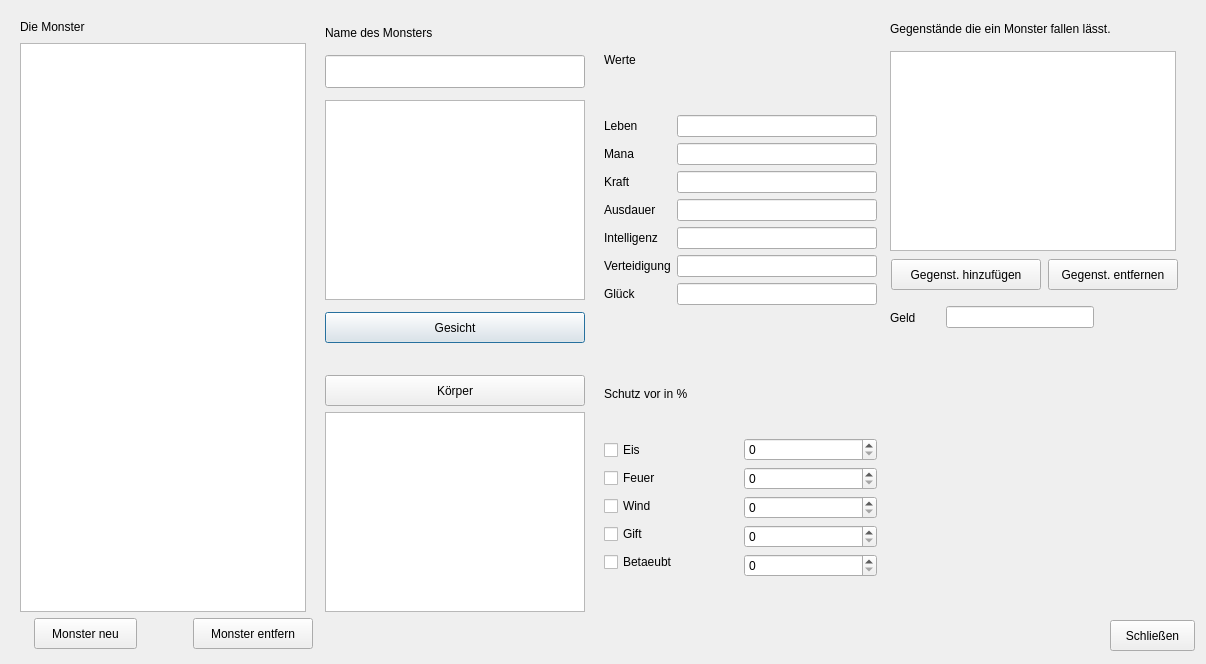
<?xml version="1.0" encoding="UTF-8"?>
<ui version="4.0">
 <class>Monster_Editor</class>
 <widget class="QDialog" name="Monster_Editor">
  <property name="geometry">
   <rect>
    <x>0</x>
    <y>0</y>
    <width>1206</width>
    <height>664</height>
   </rect>
  </property>
  <property name="windowTitle">
   <string>Dialog</string>
  </property>
  <widget class="QWidget" name="layoutWidget">
   <property name="geometry">
    <rect>
     <x>20</x>
     <y>10</y>
     <width>857</width>
     <height>639</height>
    </rect>
   </property>
   <layout class="QGridLayout" name="gridLayout">
    <item row="0" column="0">
     <layout class="QHBoxLayout" name="horizontalLayout_9">
      <item>
       <layout class="QHBoxLayout" name="horizontalLayout_3">
        <item>
         <layout class="QVBoxLayout" name="verticalLayout_3">
          <property name="spacing">
           <number>0</number>
          </property>
          <item>
           <widget class="QLabel" name="label">
            <property name="minimumSize">
             <size>
              <width>286</width>
              <height>33</height>
             </size>
            </property>
            <property name="maximumSize">
             <size>
              <width>286</width>
              <height>33</height>
             </size>
            </property>
            <property name="text">
             <string>Die Monster</string>
            </property>
           </widget>
          </item>
          <item>
           <widget class="QListWidget" name="listWidget_monster">
            <property name="minimumSize">
             <size>
              <width>286</width>
              <height>516</height>
             </size>
            </property>
            <property name="maximumSize">
             <size>
              <width>286</width>
              <height>600</height>
             </size>
            </property>
           </widget>
          </item>
         </layout>
        </item>
        <item>
         <spacer name="horizontalSpacer_3">
          <property name="orientation">
           <enum>Qt::Horizontal</enum>
          </property>
          <property name="sizeType">
           <enum>QSizePolicy::Fixed</enum>
          </property>
          <property name="sizeHint" stdset="0">
           <size>
            <width>13</width>
            <height>20</height>
           </size>
          </property>
         </spacer>
        </item>
        <item>
         <layout class="QVBoxLayout" name="verticalLayout_11">
          <item>
           <layout class="QVBoxLayout" name="verticalLayout_8">
            <item>
             <layout class="QVBoxLayout" name="verticalLayout_4">
              <item>
               <widget class="QLabel" name="label_2">
                <property name="minimumSize">
                 <size>
                  <width>260</width>
                  <height>33</height>
                 </size>
                </property>
                <property name="maximumSize">
                 <size>
                  <width>256</width>
                  <height>33</height>
                 </size>
                </property>
                <property name="text">
                 <string>Name des Monsters</string>
                </property>
               </widget>
              </item>
              <item>
               <widget class="QLineEdit" name="lineEdit_name">
                <property name="minimumSize">
                 <size>
                  <width>260</width>
                  <height>33</height>
                 </size>
                </property>
                <property name="maximumSize">
                 <size>
                  <width>256</width>
                  <height>33</height>
                 </size>
                </property>
                <property name="maxLength">
                 <number>25</number>
                </property>
               </widget>
              </item>
             </layout>
            </item>
            <item>
             <widget class="QGraphicsView" name="graphicsView_gesicht">
              <property name="minimumSize">
               <size>
                <width>260</width>
                <height>200</height>
               </size>
              </property>
              <property name="maximumSize">
               <size>
                <width>260</width>
                <height>200</height>
               </size>
              </property>
             </widget>
            </item>
            <item>
             <widget class="QPushButton" name="gesicht">
              <property name="minimumSize">
               <size>
                <width>260</width>
                <height>31</height>
               </size>
              </property>
              <property name="maximumSize">
               <size>
                <width>256</width>
                <height>31</height>
               </size>
              </property>
              <property name="text">
               <string>Gesicht</string>
              </property>
             </widget>
            </item>
            <item>
             <spacer name="horizontalSpacer_4">
              <property name="orientation">
               <enum>Qt::Horizontal</enum>
              </property>
              <property name="sizeType">
               <enum>QSizePolicy::Fixed</enum>
              </property>
              <property name="sizeHint" stdset="0">
               <size>
                <width>260</width>
                <height>20</height>
               </size>
              </property>
             </spacer>
            </item>
           </layout>
          </item>
          <item>
           <layout class="QVBoxLayout" name="verticalLayout_10">
            <item>
             <widget class="QPushButton" name="Koerper">
              <property name="minimumSize">
               <size>
                <width>260</width>
                <height>31</height>
               </size>
              </property>
              <property name="maximumSize">
               <size>
                <width>256</width>
                <height>31</height>
               </size>
              </property>
              <property name="text">
               <string>Körper</string>
              </property>
             </widget>
            </item>
            <item>
             <widget class="QGraphicsView" name="graphicsView_koerper">
              <property name="minimumSize">
               <size>
                <width>260</width>
                <height>200</height>
               </size>
              </property>
              <property name="maximumSize">
               <size>
                <width>260</width>
                <height>200</height>
               </size>
              </property>
             </widget>
            </item>
           </layout>
          </item>
         </layout>
        </item>
       </layout>
      </item>
      <item>
       <spacer name="horizontalSpacer">
        <property name="orientation">
         <enum>Qt::Horizontal</enum>
        </property>
        <property name="sizeType">
         <enum>QSizePolicy::Fixed</enum>
        </property>
        <property name="sizeHint" stdset="0">
         <size>
          <width>13</width>
          <height>20</height>
         </size>
        </property>
       </spacer>
      </item>
      <item>
       <layout class="QVBoxLayout" name="verticalLayout_7">
        <item>
         <widget class="QLabel" name="label_3">
          <property name="minimumSize">
           <size>
            <width>245</width>
            <height>33</height>
           </size>
          </property>
          <property name="maximumSize">
           <size>
            <width>245</width>
            <height>33</height>
           </size>
          </property>
          <property name="text">
           <string>Werte</string>
          </property>
         </widget>
        </item>
        <item>
         <layout class="QHBoxLayout" name="horizontalLayout_5">
          <item>
           <layout class="QVBoxLayout" name="verticalLayout">
            <item>
             <widget class="QLabel" name="label_leben">
              <property name="text">
               <string>Leben</string>
              </property>
             </widget>
            </item>
            <item>
             <widget class="QLabel" name="label_mana">
              <property name="text">
               <string>Mana</string>
              </property>
             </widget>
            </item>
            <item>
             <widget class="QLabel" name="label_kraft">
              <property name="text">
               <string>Kraft</string>
              </property>
             </widget>
            </item>
            <item>
             <widget class="QLabel" name="label_ausdauer">
              <property name="text">
               <string>Ausdauer</string>
              </property>
             </widget>
            </item>
            <item>
             <widget class="QLabel" name="label_intelligenz">
              <property name="text">
               <string>Intelligenz</string>
              </property>
             </widget>
            </item>
            <item>
             <widget class="QLabel" name="label_verteidigung">
              <property name="text">
               <string>Verteidigung</string>
              </property>
             </widget>
            </item>
            <item>
             <widget class="QLabel" name="label_glueck">
              <property name="text">
               <string>Glück</string>
              </property>
             </widget>
            </item>
           </layout>
          </item>
          <item>
           <layout class="QVBoxLayout" name="verticalLayout_6">
            <item>
             <widget class="QLineEdit" name="lineEdit_Leben">
              <property name="maxLength">
               <number>10</number>
              </property>
             </widget>
            </item>
            <item>
             <widget class="QLineEdit" name="lineEdit_Mana">
              <property name="maxLength">
               <number>10</number>
              </property>
             </widget>
            </item>
            <item>
             <widget class="QLineEdit" name="lineEdit_Kraft">
              <property name="maxLength">
               <number>10</number>
              </property>
             </widget>
            </item>
            <item>
             <widget class="QLineEdit" name="lineEdit_ausdauer">
              <property name="maxLength">
               <number>10</number>
              </property>
             </widget>
            </item>
            <item>
             <widget class="QLineEdit" name="lineEdit_intelligenz">
              <property name="maxLength">
               <number>10</number>
              </property>
             </widget>
            </item>
            <item>
             <widget class="QLineEdit" name="lineEdit_verteidigung">
              <property name="maxLength">
               <number>10</number>
              </property>
             </widget>
            </item>
            <item>
             <widget class="QLineEdit" name="lineEdit_glueck">
              <property name="maxLength">
               <number>10</number>
              </property>
             </widget>
            </item>
           </layout>
          </item>
         </layout>
        </item>
        <item>
         <spacer name="verticalSpacer">
          <property name="orientation">
           <enum>Qt::Vertical</enum>
          </property>
          <property name="sizeType">
           <enum>QSizePolicy::Fixed</enum>
          </property>
          <property name="sizeHint" stdset="0">
           <size>
            <width>20</width>
            <height>45</height>
           </size>
          </property>
         </spacer>
        </item>
        <item>
         <widget class="QLabel" name="label_4">
          <property name="minimumSize">
           <size>
            <width>245</width>
            <height>10</height>
           </size>
          </property>
          <property name="maximumSize">
           <size>
            <width>245</width>
            <height>10</height>
           </size>
          </property>
          <property name="text">
           <string>Schutz vor in %</string>
          </property>
         </widget>
        </item>
        <item>
         <layout class="QHBoxLayout" name="horizontalLayout">
          <item>
           <layout class="QVBoxLayout" name="verticalLayout_2">
            <item>
             <widget class="QCheckBox" name="checkBox_eis">
              <property name="text">
               <string>Eis</string>
              </property>
             </widget>
            </item>
            <item>
             <widget class="QCheckBox" name="checkBox_feuer">
              <property name="text">
               <string>Feuer</string>
              </property>
             </widget>
            </item>
            <item>
             <widget class="QCheckBox" name="checkBox_wind">
              <property name="text">
               <string>Wind</string>
              </property>
             </widget>
            </item>
            <item>
             <widget class="QCheckBox" name="checkBox_gift">
              <property name="text">
               <string>Gift</string>
              </property>
             </widget>
            </item>
            <item>
             <widget class="QCheckBox" name="checkBox_betaeubt">
              <property name="text">
               <string>Betaeubt</string>
              </property>
             </widget>
            </item>
           </layout>
          </item>
          <item>
           <layout class="QVBoxLayout" name="verticalLayout_5">
            <item>
             <widget class="QSpinBox" name="spinBox_eis">
              <property name="maximum">
               <number>100</number>
              </property>
             </widget>
            </item>
            <item>
             <widget class="QSpinBox" name="spinBox_feuer">
              <property name="maximum">
               <number>100</number>
              </property>
             </widget>
            </item>
            <item>
             <widget class="QSpinBox" name="spinBox_wind">
              <property name="maximum">
               <number>100</number>
              </property>
             </widget>
            </item>
            <item>
             <widget class="QSpinBox" name="spinBox_gift">
              <property name="maximum">
               <number>100</number>
              </property>
             </widget>
            </item>
            <item>
             <widget class="QSpinBox" name="spinBox_betaeubt">
              <property name="maximum">
               <number>100</number>
              </property>
             </widget>
            </item>
           </layout>
          </item>
         </layout>
        </item>
       </layout>
      </item>
     </layout>
    </item>
    <item row="1" column="0">
     <layout class="QHBoxLayout" name="horizontalLayout_4">
      <item>
       <layout class="QHBoxLayout" name="horizontalLayout_2">
        <item>
         <widget class="QPushButton" name="pushButton_monster_neu">
          <property name="minimumSize">
           <size>
            <width>0</width>
            <height>31</height>
           </size>
          </property>
          <property name="maximumSize">
           <size>
            <width>103</width>
            <height>31</height>
           </size>
          </property>
          <property name="sizeIncrement">
           <size>
            <width>103</width>
            <height>31</height>
           </size>
          </property>
          <property name="text">
           <string>Monster neu</string>
          </property>
         </widget>
        </item>
        <item>
         <spacer name="horizontalSpacer_5">
          <property name="orientation">
           <enum>Qt::Horizontal</enum>
          </property>
          <property name="sizeType">
           <enum>QSizePolicy::Fixed</enum>
          </property>
          <property name="sizeHint" stdset="0">
           <size>
            <width>50</width>
            <height>31</height>
           </size>
          </property>
         </spacer>
        </item>
        <item>
         <widget class="QPushButton" name="pushButton_monster_entfernen">
          <property name="minimumSize">
           <size>
            <width>120</width>
            <height>31</height>
           </size>
          </property>
          <property name="maximumSize">
           <size>
            <width>120</width>
            <height>31</height>
           </size>
          </property>
          <property name="text">
           <string>Monster entfern</string>
          </property>
          <property name="autoRepeatDelay">
           <number>300</number>
          </property>
          <property name="autoRepeatInterval">
           <number>100</number>
          </property>
         </widget>
        </item>
       </layout>
      </item>
      <item>
       <spacer name="horizontalSpacer_2">
        <property name="orientation">
         <enum>Qt::Horizontal</enum>
        </property>
        <property name="sizeType">
         <enum>QSizePolicy::Fixed</enum>
        </property>
        <property name="sizeHint" stdset="0">
         <size>
          <width>550</width>
          <height>31</height>
         </size>
        </property>
       </spacer>
      </item>
     </layout>
    </item>
   </layout>
  </widget>
  <widget class="QWidget" name="layoutWidget2">
   <property name="geometry">
    <rect>
     <x>890</x>
     <y>10</y>
     <width>290</width>
     <height>282</height>
    </rect>
   </property>
   <layout class="QVBoxLayout" name="verticalLayout_9">
    <item>
     <layout class="QVBoxLayout" name="verticalLayout_12">
      <item>
       <widget class="QLabel" name="label_5">
        <property name="minimumSize">
         <size>
          <width>286</width>
          <height>33</height>
         </size>
        </property>
        <property name="maximumSize">
         <size>
          <width>256</width>
          <height>33</height>
         </size>
        </property>
        <property name="text">
         <string>Gegenstände die ein Monster fallen lässt.</string>
        </property>
       </widget>
      </item>
      <item>
       <widget class="QListWidget" name="listWidget_effekte">
        <property name="minimumSize">
         <size>
          <width>286</width>
          <height>200</height>
         </size>
        </property>
        <property name="maximumSize">
         <size>
          <width>286</width>
          <height>200</height>
         </size>
        </property>
       </widget>
      </item>
     </layout>
    </item>
    <item>
     <layout class="QHBoxLayout" name="horizontalLayout_6">
      <item>
       <widget class="QPushButton" name="pushButton_gegenst_hinzufuegen">
        <property name="minimumSize">
         <size>
          <width>150</width>
          <height>31</height>
         </size>
        </property>
        <property name="maximumSize">
         <size>
          <width>100</width>
          <height>31</height>
         </size>
        </property>
        <property name="text">
         <string>Gegenst. hinzufügen</string>
        </property>
       </widget>
      </item>
      <item>
       <widget class="QPushButton" name="pushButton_gegenstand_entfernen_entfernen">
        <property name="minimumSize">
         <size>
          <width>130</width>
          <height>31</height>
         </size>
        </property>
        <property name="maximumSize">
         <size>
          <width>130</width>
          <height>31</height>
         </size>
        </property>
        <property name="text">
         <string>Gegenst. entfernen</string>
        </property>
        <property name="autoRepeatDelay">
         <number>300</number>
        </property>
        <property name="autoRepeatInterval">
         <number>100</number>
        </property>
       </widget>
      </item>
     </layout>
    </item>
   </layout>
  </widget>
  <widget class="QPushButton" name="pushButton_schliessen">
   <property name="geometry">
    <rect>
     <x>1110</x>
     <y>620</y>
     <width>85</width>
     <height>31</height>
    </rect>
   </property>
   <property name="text">
    <string>Schließen</string>
   </property>
  </widget>
  <widget class="QWidget" name="layoutWidget8">
   <property name="geometry">
    <rect>
     <x>890</x>
     <y>300</y>
     <width>204</width>
     <height>35</height>
    </rect>
   </property>
   <layout class="QHBoxLayout" name="horizontalLayout_7">
    <item>
     <widget class="QLabel" name="label_geld">
      <property name="minimumSize">
       <size>
        <width>50</width>
        <height>33</height>
       </size>
      </property>
      <property name="maximumSize">
       <size>
        <width>50</width>
        <height>33</height>
       </size>
      </property>
      <property name="text">
       <string>Geld</string>
      </property>
     </widget>
    </item>
    <item>
     <widget class="QLineEdit" name="lineEdit_geld"/>
    </item>
   </layout>
  </widget>
 </widget>
 <resources/>
 <connections/>
</ui>
